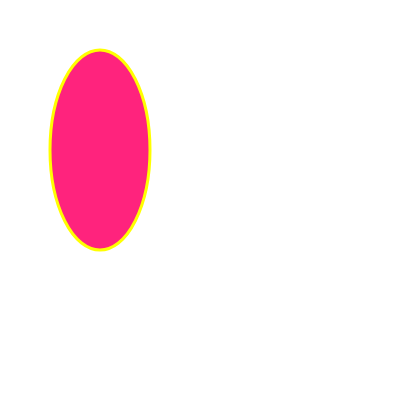
Frame 1 (no input)
Frame 60 (no input): identical to frame 1, image omitted
Frame 120 (the mouse pressed at the canvas centre since frame 60): identical to frame 1, image omitted

The p5.js sketch that drew this single still picture (run headless with seeded random() and noise() and a simulated clock; from frame 60 on, the mouse is pressed at the canvas centre):

// p5.js sketch
// ── sketch.js
/* 
Setting color. 
Created by Dawn C. Hayes March 2017. 
*/

function setup() {
  createCanvas(400, 400);
}

// an ellipse is draw at an x position of 250 and a y position of 175 with a width of 50 and a height of 50.
function draw() {
  background(255);
  stroke(255, 255, 0); // stroke() sets the color of the outline
  strokeWeight(3);     // strokeWeight() sets the thickness of the outline
  fill(255, 35, 125);  // fill() sets the color of the object
  ellipse(100, 150, 100, 200);
}
